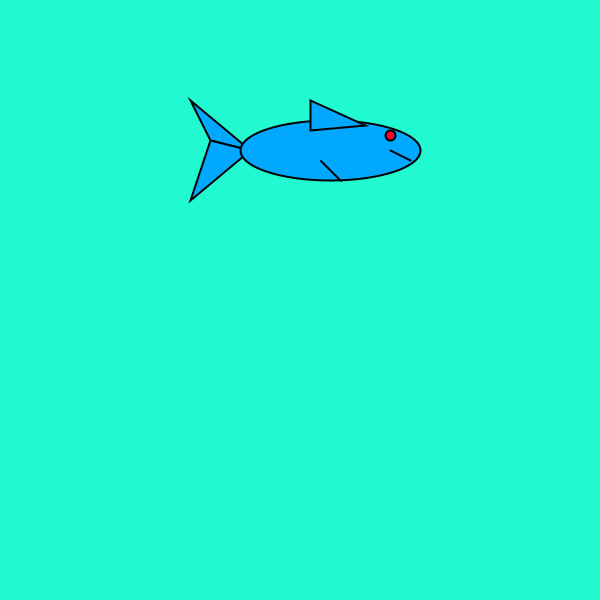
Frame 1 (no input)
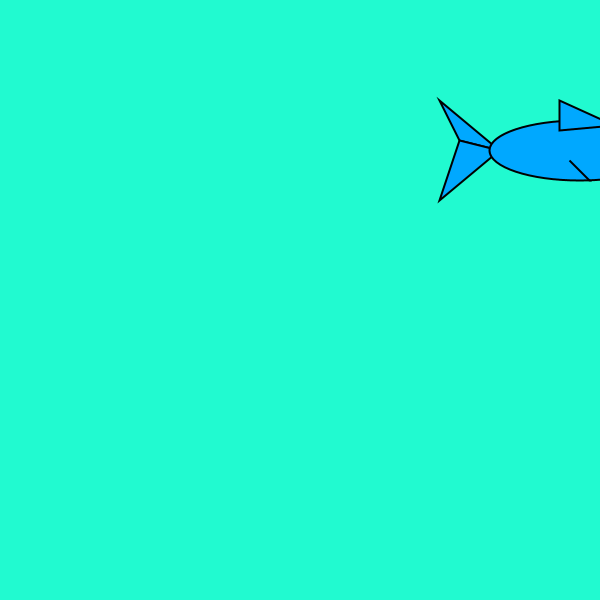
Frame 60 (the mouse pressed at the canvas centre just before this capture)
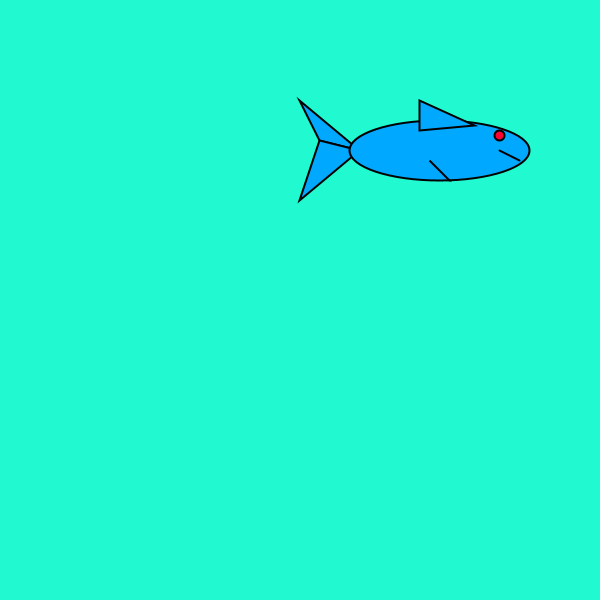
Frame 120 (the mouse held since frame 60 and released just before this capture)

The Processing sketch that drew these frames (run headless with seeded random() and noise(); from frame 60 on, the mouse is pressed at the canvas centre):

// Processing sketch: processing_94939
// ── processing_94939.pde

int tib=-20;


void setup(){
  size(600, 600);
  background(33, 250, 208);
  frameRate(5);
  strokeWeight(2);
}

void draw(){
 size(600, 600);
 background(33, 250, 208);
 frameRate(5);
 strokeWeight(2);
 
 tib=(tib+10);
 tail(100+tib, 100);
 

 }
 
 
 void tail(int x, int y){
   fill(0, 168, 255);
   triangle(100+x, 100, 120+x, 140, 160+x, 150);
   triangle( 100+x, 200, 120+x, 140, 160+x, 150);
   ellipse(240+x, 150, 180, 60);
   triangle(250+x, 180, 250+x, 180, 230+x, 160);
   line(320+x, 160, 300+x, 150);
   fill(255, 0, 51);
   ellipse(300+x ,135 ,10, 10);
   fill(0, 168, 255);
   triangle(220+x, 100, 275+x, 125, 220+x, 130);
   tib=(tib+1)%400;
 
 }
